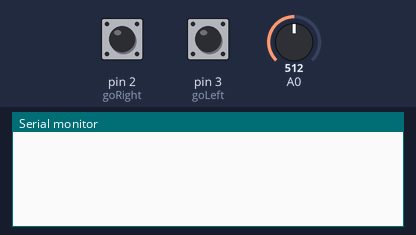
Bench run of a sketch on a simulated Arduino Uno, built with avr-gcc and run on an emulated ATmega328P. Parts: the last lines printed to the serial monitor. Inputs (shaded band) come from the test bench; at power-on: pin 2 (goRight) LOW, pin 3 (goLeft) LOW, A0 = 512.

Above: at 1.2 s.
1.3 s: pin 2 (goRight) pulled HIGH for 0.15 s
At 2.5 s:
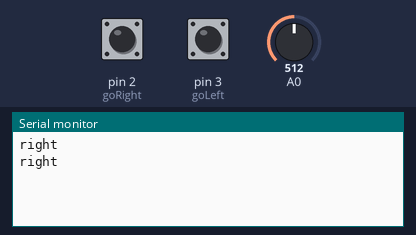
4.4 s: pin 3 (goLeft) pulled HIGH for 0.15 s
At 4.8 s:
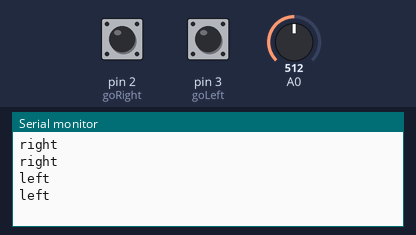
8.0 s: A0 set to 900
At 10.28 s:
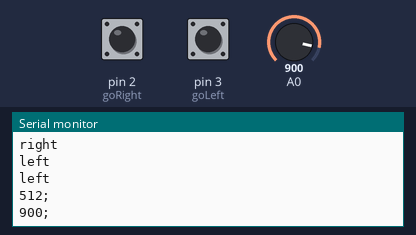

The sketch:

Arduino_Code_Game_Controller.ino
```cpp
//set button pins
const int goLeft = 3;
const int goRight = 2;

//create global timekeeping variable
unsigned long prevTime = 0;

void setup()
{
  //set pinmodes
  pinMode(goLeft, INPUT);
  pinMode(goRight, INPUT);

  //start serial connection
  Serial.begin(9600);
}

void loop()
{
  //read current timestamp
  unsigned long curTime = millis();

  //read potentiometer
  int speedCount = analogRead(A0);
  String speed = String(speedCount);

  //check for pressing of goLeft button
  if(digitalRead(goLeft) == HIGH)
  {
    Serial.println("left");
    delay(100);
  }

  //check for pressing of goRight button
  if(digitalRead(goRight) == HIGH)
  {
    Serial.println("right");
    delay(100);
  }

  //update game speed on set intervals (scrapped idea, couldnt finish in time)

  if ((unsigned long)(curTime - prevTime) > 4999)
  {
    //send calculations here
    Serial.println(speed + ";");
    prevTime = curTime;
  }
}
```

Measured:
- after the input at 1.3 s, the serial monitor: prints a new line at once (image 1)
- after the input at 4.4 s, the serial monitor: prints a new line at once (image 2)
- after the input at 8.0 s, the serial monitor: prints a new line after 2.0 s (image 3)
